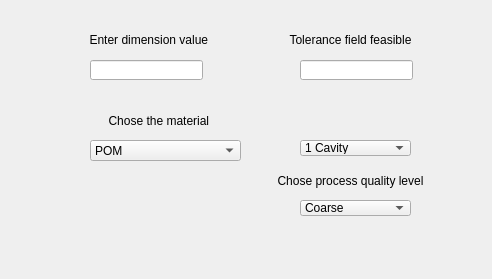
<?xml version="1.0" encoding="UTF-8"?>
<ui version="4.0">
 <class>Form</class>
 <widget class="QWidget" name="Form">
  <property name="geometry">
   <rect>
    <x>0</x>
    <y>0</y>
    <width>492</width>
    <height>279</height>
   </rect>
  </property>
  <property name="windowTitle">
   <string>Tolerance Calculator</string>
  </property>
  <widget class="QLineEdit" name="lineEdit">
   <property name="geometry">
    <rect>
     <x>90</x>
     <y>60</y>
     <width>113</width>
     <height>20</height>
    </rect>
   </property>
  </widget>
  <widget class="QLabel" name="label">
   <property name="geometry">
    <rect>
     <x>70</x>
     <y>30</y>
     <width>161</width>
     <height>20</height>
    </rect>
   </property>
   <property name="text">
    <string>Enter dimension value </string>
   </property>
   <property name="alignment">
    <set>Qt::AlignCenter</set>
   </property>
  </widget>
  <widget class="QLabel" name="label_2">
   <property name="geometry">
    <rect>
     <x>260</x>
     <y>170</y>
     <width>181</width>
     <height>21</height>
    </rect>
   </property>
   <property name="text">
    <string>Chose process quality level</string>
   </property>
   <property name="alignment">
    <set>Qt::AlignCenter</set>
   </property>
  </widget>
  <widget class="QLineEdit" name="lineEdit_2">
   <property name="geometry">
    <rect>
     <x>300</x>
     <y>60</y>
     <width>113</width>
     <height>20</height>
    </rect>
   </property>
  </widget>
  <widget class="QLabel" name="label_3">
   <property name="geometry">
    <rect>
     <x>270</x>
     <y>30</y>
     <width>161</width>
     <height>20</height>
    </rect>
   </property>
   <property name="text">
    <string>Tolerance field feasible</string>
   </property>
   <property name="alignment">
    <set>Qt::AlignCenter</set>
   </property>
  </widget>
  <widget class="QComboBox" name="comboBox">
   <property name="geometry">
    <rect>
     <x>300</x>
     <y>140</y>
     <width>111</width>
     <height>16</height>
    </rect>
   </property>
   <item>
    <property name="text">
     <string>1 Cavity</string>
    </property>
   </item>
   <item>
    <property name="text">
     <string>2  Cavities</string>
    </property>
   </item>
   <item>
    <property name="text">
     <string>4  Cavities</string>
    </property>
   </item>
   <item>
    <property name="text">
     <string>6  Cavities</string>
    </property>
   </item>
   <item>
    <property name="text">
     <string>8  Cavities</string>
    </property>
   </item>
   <item>
    <property name="text">
     <string>16 Cavities</string>
    </property>
   </item>
   <item>
    <property name="text">
     <string>32 Cavities</string>
    </property>
   </item>
   <item>
    <property name="text">
     <string>64 Cavities</string>
    </property>
   </item>
  </widget>
  <widget class="QComboBox" name="comboBox_2">
   <property name="geometry">
    <rect>
     <x>300</x>
     <y>200</y>
     <width>111</width>
     <height>16</height>
    </rect>
   </property>
   <item>
    <property name="text">
     <string>Coarse</string>
    </property>
   </item>
   <item>
    <property name="text">
     <string>Medium</string>
    </property>
   </item>
   <item>
    <property name="text">
     <string>High</string>
    </property>
   </item>
  </widget>
  <widget class="QLabel" name="label_4">
   <property name="geometry">
    <rect>
     <x>70</x>
     <y>110</y>
     <width>181</width>
     <height>21</height>
    </rect>
   </property>
   <property name="text">
    <string>Chose the material </string>
   </property>
   <property name="alignment">
    <set>Qt::AlignCenter</set>
   </property>
  </widget>
  <widget class="QComboBox" name="comboBox_3">
   <property name="geometry">
    <rect>
     <x>90</x>
     <y>140</y>
     <width>151</width>
     <height>21</height>
    </rect>
   </property>
   <item>
    <property name="text">
     <string>POM</string>
    </property>
   </item>
  </widget>
 </widget>
 <resources/>
 <connections/>
</ui>
